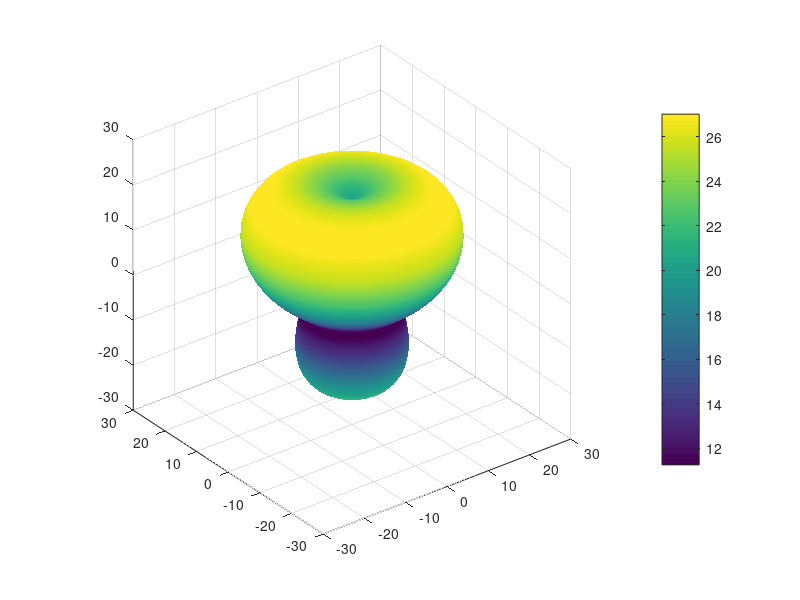

Reproduce this figure in MATLAB.
clear;
% Создадим симметричный тензор 2 ранга (матрица 3 на 3)
S = [10  3   7;
     3  15   6;
     7  6   20];

% сканируем по всему телесному углу,
% достаточно двух поворотов для того,
% чтобы пробежать по всем возможным
% направлениям единичного указательного
% вектора l

% первый поворот на угол theta вокруг оси X3 (Z)
% второй поворот на угол phi вокруг оси X2' (Y')

theta = linspace(0, 360, 101);
phi = linspace(0, 180, 51); % возможно перепутаны

sigma = zeros(length(phi), length(theta));
for i=1:length(phi)
  for j=1:length(theta)

    l = [sind(phi(i))*cosd(theta(i));...
         sind(phi(i))*sind(theta(i));...
         cosd(phi(i))];

    for k = 1:3
      for m = 1:3
        sigma(i,j) = sigma(i,j) + S(k,m) * l(k) * l(m);
      end
    end

  end % endfor в матлабе не работает
end

% создадим сетку
[PHI, THETA] = meshgrid(deg2rad(phi), deg2rad(theta));

% результаты вычисления sigma(i,j) получены
% для сферической СК (sigma(i,j) - длина
% вектора r в направлении l)
% Octave не умеет строить в сферической СК

% транспонируем sigma, чтобы соответствовать размерности PHI и THETA
sigma = sigma';

% перейдём к декартовой прямоугольной СК
% abs(sigma) на случай если радиус-вектор отрицателен
[X, Y, Z] = sph2cart(THETA, -(PHI-pi/2), abs(sigma));

figure
surf(X, Y, Z, sigma);
daspect([1 1 1]);
shading interp;
colorbar;
